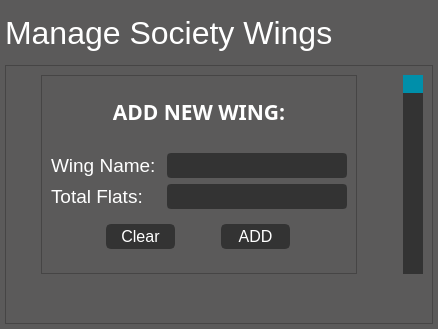
               <widget class="QWidget" name="page_tmp">
                <property name="styleSheet">
                 <string notr="true">background:rgb(91,90,90);</string>
                </property>
                <layout class="QVBoxLayout" name="verticalLayout_13">
                 <property name="spacing">
                  <number>5</number>
                 </property>
                 <property name="leftMargin">
                  <number>5</number>
                 </property>
                 <property name="topMargin">
                  <number>5</number>
                 </property>
                 <property name="rightMargin">
                  <number>5</number>
                 </property>
                 <property name="bottomMargin">
                  <number>5</number>
                 </property>
                 <item>
                  <widget class="QLabel" name="lab_about_home">
                   <property name="minimumSize">
                    <size>
                     <width>0</width>
                     <height>55</height>
                    </size>
                   </property>
                   <property name="maximumSize">
                    <size>
                     <width>16777215</width>
                     <height>55</height>
                    </size>
                   </property>
                   <property name="font">
                    <font>
                     <family>Segoe UI</family>
                     <pointsize>24</pointsize>
                    </font>
                   </property>
                   <property name="styleSheet">
                    <string notr="true">color:rgb(255,255,255);</string>
                   </property>
                   <property name="text">
                    <string>Manage Society Wings</string>
                   </property>
                  </widget>
                 </item>
                 <item>
                  <widget class="QFrame" name="frame_about_home">
                   <property name="frameShape">
                    <enum>QFrame::StyledPanel</enum>
                   </property>
                   <property name="frameShadow">
                    <enum>QFrame::Raised</enum>
                   </property>
                   <layout class="QGridLayout" name="gridLayout_7">
                    <item row="0" column="3">
                     <widget class="QScrollBar" name="vsb_about_home">
                      <property name="styleSheet">
                       <string notr="true">QScrollBar:vertical {
	background:rgb(51,51,51);
    width:20px;
    margin: 0px 0px 0px 0px;
}
QScrollBar::handle:vertical {
    background:rgb(0,143,170);
}
QScrollBar::add-page:vertical {
 	background:rgb(51,51,51);
}
QScrollBar::sub-page:vertical {
 	background:rgb(51,51,51);
}</string>
                      </property>
                      <property name="orientation">
                       <enum>Qt::Vertical</enum>
                      </property>
                     </widget>
                    </item>
                    <item row="0" column="0">
                     <widget class="QLabel" name="label_29">
                      <property name="text">
                       <string/>
                      </property>
                      <property name="pixmap">
                       <pixmap resource="new_resource.qrc">:/icons/icons/1x/icons8_company_380px.png</pixmap>
                      </property>
                     </widget>
                    </item>
                    <item row="0" column="1">
                     <widget class="QFrame" name="frame_15">
                      <property name="frameShape">
                       <enum>QFrame::StyledPanel</enum>
                      </property>
                      <property name="frameShadow">
                       <enum>QFrame::Raised</enum>
                      </property>
                      <layout class="QGridLayout" name="gridLayout_19">
                       <item row="3" column="0">
                        <spacer name="verticalSpacer_5">
                         <property name="orientation">
                          <enum>Qt::Vertical</enum>
                         </property>
                         <property name="sizeType">
                          <enum>QSizePolicy::Fixed</enum>
                         </property>
                         <property name="sizeHint" stdset="0">
                          <size>
                           <width>20</width>
                           <height>20</height>
                          </size>
                         </property>
                        </spacer>
                       </item>
                       <item row="6" column="0" colspan="2">
                        <widget class="QFrame" name="frame_16">
                         <property name="frameShape">
                          <enum>QFrame::NoFrame</enum>
                         </property>
                         <property name="frameShadow">
                          <enum>QFrame::Plain</enum>
                         </property>
                         <layout class="QGridLayout" name="gridLayout_18">
                          <property name="horizontalSpacing">
                           <number>0</number>
                          </property>
                          <item row="0" column="0">
                           <widget class="QPushButton" name="w_clear_btn">
                            <property name="minimumSize">
                             <size>
                              <width>69</width>
                              <height>25</height>
                             </size>
                            </property>
                            <property name="maximumSize">
                             <size>
                              <width>69</width>
                              <height>25</height>
                             </size>
                            </property>
                            <property name="font">
                             <font>
                              <family>Segoe UI</family>
                              <pointsize>12</pointsize>
                             </font>
                            </property>
                            <property name="styleSheet">
                             <string notr="true">QPushButton {
	border: 2px solid rgb(51,51,51);
	border-radius: 5px;	
	color:rgb(255,255,255);
	background-color: rgb(51,51,51);
}
QPushButton:hover {
	border: 2px solid rgb(0,143,150);
	background-color: rgb(0,143,150);
}
QPushButton:pressed {	
	border: 2px solid rgb(0,143,150);
	background-color: rgb(51,51,51);
}

QPushButton:disabled {	
	border-radius: 5px;	
	border: 2px solid rgb(112,112,112);
	background-color: rgb(112,112,112);
}</string>
                            </property>
                            <property name="text">
                             <string>Clear</string>
                            </property>
                           </widget>
                          </item>
                          <item row="0" column="1">
                           <widget class="QPushButton" name="w_add_btn">
                            <property name="enabled">
                             <bool>true</bool>
                            </property>
                            <property name="minimumSize">
                             <size>
                              <width>69</width>
                              <height>25</height>
                             </size>
                            </property>
                            <property name="maximumSize">
                             <size>
                              <width>69</width>
                              <height>25</height>
                             </size>
                            </property>
                            <property name="font">
                             <font>
                              <family>Segoe UI</family>
                              <pointsize>12</pointsize>
                             </font>
                            </property>
                            <property name="styleSheet">
                             <string notr="true">QPushButton {
	border: 2px solid rgb(51,51,51);
	border-radius: 5px;	
	color:rgb(255,255,255);
	background-color: rgb(51,51,51);
}
QPushButton:hover {
	border: 2px solid rgb(0,143,150);
	background-color: rgb(0,143,150);
}
QPushButton:pressed {	
	border: 2px solid rgb(0,143,150);
	background-color: rgb(51,51,51);
}

QPushButton:disabled {	
	border-radius: 5px;	
	border: 2px solid rgb(112,112,112);
	background-color: rgb(112,112,112);
}</string>
                            </property>
                            <property name="text">
                             <string>ADD</string>
                            </property>
                           </widget>
                          </item>
                         </layout>
                        </widget>
                       </item>
                       <item row="7" column="0" colspan="2">
                        <widget class="QFrame" name="frame_17">
                         <property name="frameShape">
                          <enum>QFrame::StyledPanel</enum>
                         </property>
                         <property name="frameShadow">
                          <enum>QFrame::Raised</enum>
                         </property>
                        </widget>
                       </item>
                       <item row="0" column="0">
                        <widget class="QFrame" name="frame_18">
                         <property name="frameShape">
                          <enum>QFrame::StyledPanel</enum>
                         </property>
                         <property name="frameShadow">
                          <enum>QFrame::Raised</enum>
                         </property>
                        </widget>
                       </item>
                       <item row="5" column="1">
                        <widget class="QLineEdit" name="w_tot_flats_txt">
                         <property name="enabled">
                          <bool>true</bool>
                         </property>
                         <property name="sizePolicy">
                          <sizepolicy hsizetype="Preferred" vsizetype="Fixed">
                           <horstretch>0</horstretch>
                           <verstretch>0</verstretch>
                          </sizepolicy>
                         </property>
                         <property name="minimumSize">
                          <size>
                           <width>0</width>
                           <height>0</height>
                          </size>
                         </property>
                         <property name="font">
                          <font>
                           <family>Segoe UI</family>
                           <pointsize>12</pointsize>
                          </font>
                         </property>
                         <property name="styleSheet">
                          <string notr="true">QLineEdit {
	color:rgb(255,255,255);
	border:2px solid rgb(51,51,51);
	border-radius:4px;
	background:rgb(51,51,51);
}

QLineEdit:disabled {
	color:rgb(255,255,255);
	border:2px solid rgb(112,112,112);
	border-radius:4px;
	background:rgb(112,112,112);
}</string>
                         </property>
                         <property name="text">
                          <string/>
                         </property>
                         <property name="maxLength">
                          <number>2</number>
                         </property>
                         <property name="placeholderText">
                          <string/>
                         </property>
                        </widget>
                       </item>
                       <item row="2" column="0" colspan="2">
                        <widget class="QLabel" name="label_40">
                         <property name="sizePolicy">
                          <sizepolicy hsizetype="Preferred" vsizetype="Fixed">
                           <horstretch>0</horstretch>
                           <verstretch>0</verstretch>
                          </sizepolicy>
                         </property>
                         <property name="font">
                          <font>
                           <family>Segoe UI Black</family>
                           <pointsize>16</pointsize>
                           <weight>75</weight>
                           <bold>true</bold>
                          </font>
                         </property>
                         <property name="layoutDirection">
                          <enum>Qt::LeftToRight</enum>
                         </property>
                         <property name="styleSheet">
                          <string notr="true">color:rgb(255,255,255);</string>
                         </property>
                         <property name="text">
                          <string>ADD NEW WING:</string>
                         </property>
                         <property name="alignment">
                          <set>Qt::AlignCenter</set>
                         </property>
                        </widget>
                       </item>
                       <item row="4" column="1">
                        <widget class="QLineEdit" name="w_wing_name_txt">
                         <property name="enabled">
                          <bool>true</bool>
                         </property>
                         <property name="sizePolicy">
                          <sizepolicy hsizetype="Preferred" vsizetype="Fixed">
                           <horstretch>0</horstretch>
                           <verstretch>0</verstretch>
                          </sizepolicy>
                         </property>
                         <property name="minimumSize">
                          <size>
                           <width>180</width>
                           <height>25</height>
                          </size>
                         </property>
                         <property name="maximumSize">
                          <size>
                           <width>150</width>
                           <height>25</height>
                          </size>
                         </property>
                         <property name="font">
                          <font>
                           <family>Segoe UI</family>
                           <pointsize>12</pointsize>
                          </font>
                         </property>
                         <property name="styleSheet">
                          <string notr="true">QLineEdit {
	color:rgb(255,255,255);
	border:2px solid rgb(51,51,51);
	border-radius:4px;
	background:rgb(51,51,51);
}

QLineEdit:disabled {
	color:rgb(255,255,255);
	border:2px solid rgb(112,112,112);
	border-radius:4px;
	background:rgb(112,112,112);
}</string>
                         </property>
                         <property name="text">
                          <string/>
                         </property>
                         <property name="placeholderText">
                          <string/>
                         </property>
                        </widget>
                       </item>
                       <item row="4" column="0">
                        <widget class="QLabel" name="label_39">
                         <property name="font">
                          <font>
                           <family>Segoe UI</family>
                           <pointsize>14</pointsize>
                          </font>
                         </property>
                         <property name="styleSheet">
                          <string notr="true">color:rgb(255,255,255);</string>
                         </property>
                         <property name="text">
                          <string>Wing Name: </string>
                         </property>
                        </widget>
                       </item>
                       <item row="5" column="0">
                        <widget class="QLabel" name="label_38">
                         <property name="font">
                          <font>
                           <family>Segoe UI</family>
                           <pointsize>14</pointsize>
                          </font>
                         </property>
                         <property name="styleSheet">
                          <string notr="true">color:rgb(255,255,255);</string>
                         </property>
                         <property name="text">
                          <string>Total Flats:</string>
                         </property>
                        </widget>
                       </item>
                       <item row="1" column="0">
                        <widget class="QFrame" name="frame_19">
                         <property name="frameShape">
                          <enum>QFrame::StyledPanel</enum>
                         </property>
                         <property name="frameShadow">
                          <enum>QFrame::Raised</enum>
                         </property>
                        </widget>
                       </item>
                      </layout>
                     </widget>
                    </item>
                    <item row="1" column="0">
                     <spacer name="verticalSpacer_15">
                      <property name="orientation">
                       <enum>Qt::Vertical</enum>
                      </property>
                      <property name="sizeHint" stdset="0">
                       <size>
                        <width>20</width>
                        <height>40</height>
                       </size>
                      </property>
                     </spacer>
                    </item>
                    <item row="0" column="2">
                     <spacer name="horizontalSpacer_6">
                      <property name="orientation">
                       <enum>Qt::Horizontal</enum>
                      </property>
                      <property name="sizeHint" stdset="0">
                       <size>
                        <width>40</width>
                        <height>20</height>
                       </size>
                      </property>
                     </spacer>
                    </item>
                   </layout>
                  </widget>
                 </item>
                </layout>
               </widget>
